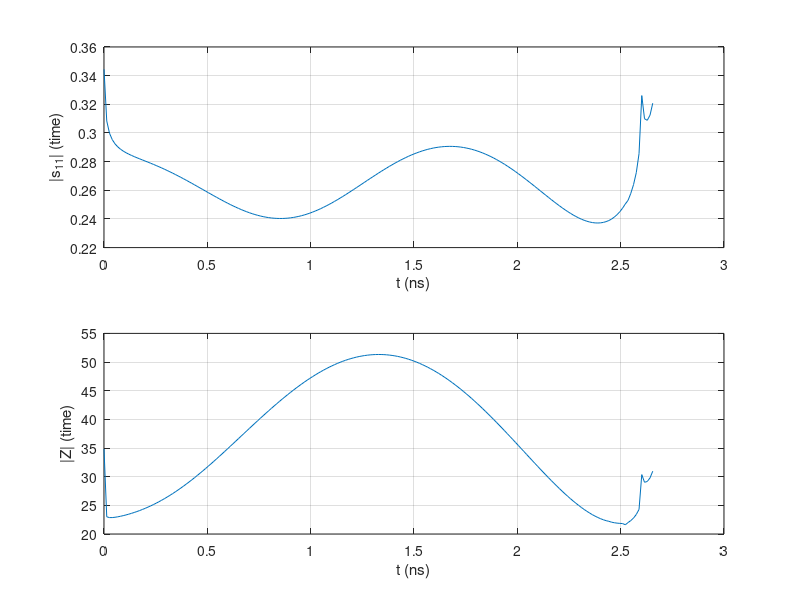

Write the MATLAB code that produced this figure.
close all;
clear all;

z0                  = 50;
A                   = importdata("sparameters_lowpass.dat");
L                   = 20e-3;
c                   = 299792458;

tau                 = (2*L) / c;            
time                = 20*tau/1.0e-9; 

alpha               = 0.54;
beta                = 0.46;

freq                = A(:,1);
freq_neg            = -1.0*flip(freq);
F                   = [freq_neg(1:end-1)', freq(1:end)'];

s11_freq            = A(:,2) + A(:,3)*i;
s11_conj            = flip(conj(s11_freq));

X                   = [s11_conj(1:end-1)' s11_freq(1:end)']; 

z_in_freq           = z0 * (1 + s11_freq)./(1 - s11_freq);
z_in_conj           = flip(conj(z_in_freq));

Y                   = [z_in_conj(1:end-1)' z_in_freq(1:end)']; 

N                   = length(Y);

window              = fft(hamming(256), N);

s11_time            = ifft(X.*window');
z_time              = ifft(Y.*window');

t                   = [0: time/N: time-1/N];

figure(2)

subplot(211)
plot(t, abs(s11_time));
xlabel('t (ns)');
ylabel('|s_{11}| (time)');
grid on;

subplot(212)
plot(t, abs(z_time));
xlabel('t (ns)');
ylabel('|Z| (time)');
grid on;
